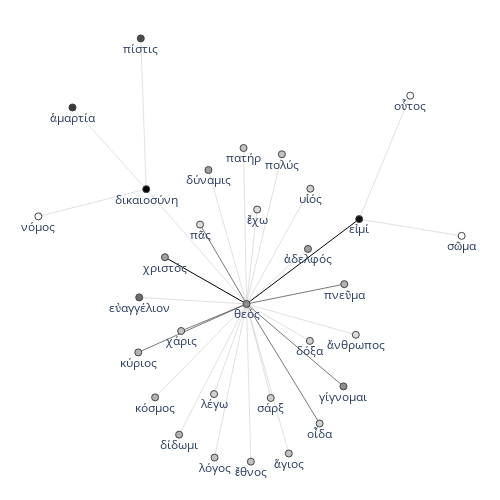

This figure's notebook cell:
### Code cell
configure_plotly_browser_state()
ego_network = construct_ego_network(network_sentences, "δικαιοσύνη", 30, reduced=True)
ego_network.edges.data()
fig = textnet.draw_2d_network(ego_network)
fig.show()

### Figure 1 — Plotly figure (JSON) as saved in the notebook; plotly's stock layout.template omitted (floating-point values rounded to 4 significant figures)
{"data": [{"line": {"color": "#000000", "width": 1}, "mode": "lines", "type": "scatter", "x": [0.5299, 0.01293, null, -0.3616, 0.01293, null], "y": [0.2105, -0.07167, null, 0.08379, -0.07167, null]}, {"line": {"color": "#404040", "width": 0.7}, "mode": "lines", "type": "scatter", "x": [0.4615, 0.01293, null, -0.2004, 0.01293, null, -0.2871, 0.01293, null, -0.4838, 0.01293, null, 0.3485, 0.01293, null, 0.4578, 0.01293, null], "y": [-0.00575, -0.07167, null, 0.1923, -0.07167, null, -0.1617, -0.07167, null, -0.2328, -0.07167, null, -0.4694, -0.07167, null, -0.3458, -0.07167, null]}, {"line": {"color": "#C0C0C0", "width": 0.5}, "mode": "lines", "type": "scatter", "x": [0.3036, 0.01293, null, 0.2949, 0.01293, null, 0.3058, 0.01293, null, -0.4723, -0.4473, null, 0.1754, 0.01293, null, -0.7857, -0.4473, null, -0.000693, 0.01293, null, -0.1618, 0.01293, null, -0.4473, -0.9422, null, -0.4473, 0.01293, null, 0.5299, 0.7642, null, 0.5299, 1, null, 0.06186, 0.01293, null, -0.4794, 0.01293, null, -0.1362, 0.01293, null, 0.1241, 0.01293, null, -0.4064, 0.01293, null, -0.2963, 0.01293, null, -0.1337, 0.01293, null, 0.03285, 0.01293, null, 0.2069, 0.01293, null, 0.01293, 0.5144, null], "y": [-0.1946, -0.07167, null, 0.1114, -0.07167, null, 0.3116, -0.07167, null, 0.8116, 0.3102, null, 0.4262, -0.07167, null, 0.5819, 0.3102, null, 0.447, -0.07167, null, 0.3738, -0.07167, null, 0.3102, 0.2195, null, 0.3102, -0.07167, null, 0.2105, 0.6211, null, 0.2105, 0.1548, null, 0.2424, -0.07167, null, -0.04984, -0.07167, null, -0.3713, -0.07167, null, -0.3844, -0.07167, null, -0.3824, -0.07167, null, -0.5064, -0.07167, null, -0.5827, -0.07167, null, -0.5961, -0.07167, null, -0.5689, -0.07167, null, -0.07167, -0.1743, null]}, {"hoverinfo": "text", "hovertext": ["1", "1", "1", "1", "1", "1", "1", "1", "1", "1", "4", "3", "1", "1", "1", "1", "1", "1", "1", "1", "1", "1", "1", "1", "1", "1", "1", "1", "25", "1", "1"], "marker": {"color": [9, 12, 11, 9, 17, 10, 18, 10, 12, 8, 21, 20, 8, 5, 10, 12, 15, 11, 9, 9, 5, 11, 11, 10, 10, 10, 9, 13, 13, 8, 4], "colorbar": {"thickness": 15, "title": {"side": "right", "text": "degree"}, "xanchor": "left"}, "colorscale": [[0, "rgb(255,255,255)"], [0.125, "rgb(240,240,240)"], [0.25, "rgb(217,217,217)"], [0.375, "rgb(189,189,189)"], [0.5, "rgb(150,150,150)"], [0.625, "rgb(115,115,115)"], [0.75, "rgb(82,82,82)"], [0.875, "rgb(37,37,37)"], [1, "rgb(0,0,0)"]], "line": {"width": 1}, "showscale": false, "size": 7}, "mode": "markers+text", "text": ["δόξα", "ἀδελφός", "πνεῦμα", "υἱός", "πίστις", "πολύς", "ἁμαρτία", "πατήρ", "δύναμις", "πᾶς", "δικαιοσύνη", "εἰμί", "ἔχω", "οὗτος", "χάρις", "χριστός", "εὐαγγέλιον", "κύριος", "λέγω", "σάρξ", "νόμος", "κόσμος", "δίδωμι", "λόγος", "ἔθνος", "ἅγιος", "οἶδα", "γίγνομαι", "θεός", "ἄνθρωπος", "σῶμα"], "textposition": "bottom center", "type": "scatter", "x": [0.3036, 0.2949, 0.4615, 0.3058, -0.4723, 0.1754, -0.7857, -0.000693, -0.1618, -0.2004, -0.4473, 0.5299, 0.06186, 0.7642, -0.2871, -0.3616, -0.4794, -0.4838, -0.1362, 0.1241, -0.9422, -0.4064, -0.2963, -0.1337, 0.03285, 0.2069, 0.3485, 0.4578, 0.01293, 0.5144, 1], "y": [-0.1946, 0.1114, -0.00575, 0.3116, 0.8116, 0.4262, 0.5819, 0.447, 0.3738, 0.1923, 0.3102, 0.2105, 0.2424, 0.6211, -0.1617, 0.08379, -0.04984, -0.2328, -0.3713, -0.3844, 0.2195, -0.3824, -0.5064, -0.5827, -0.5961, -0.5689, -0.4694, -0.3458, -0.07167, -0.1743, 0.1548]}, {"hoverinfo": "text", "marker": {"opacity": 0}, "mode": "markers", "opacity": 0, "text": ["30", "32", "50", "25", "26", "33", "13", "36", "25", "88", "16", "26", "35", "96", "36", "31", "48", "149", "31", "71", "25", "30", "28", "29", "33", "26", "36", "47", "47", "40"], "type": "scatter", "x": [0.1583, 0.1539, 0.2372, 0.1594, -0.4598, 0.09416, -0.6165, 0.006119, -0.07442, -0.09371, -0.6947, -0.2172, 0.647, 0.2714, 0.7649, 0.0374, -0.1371, -0.1743, -0.2332, -0.2355, -0.06163, 0.06851, -0.1967, -0.1417, -0.06038, 0.02289, 0.1099, 0.1807, 0.2353, 0.2637], "y": [-0.1331, 0.01985, -0.03871, 0.12, 0.5609, 0.1773, 0.446, 0.1877, 0.151, 0.06033, 0.2649, 0.1193, 0.4158, 0.0694, 0.1826, 0.08536, -0.1167, 0.006064, -0.06076, -0.1522, -0.2215, -0.228, -0.2271, -0.289, -0.3272, -0.3339, -0.3203, -0.2705, -0.2087, -0.123]}], "layout": {"autosize": false, "height": 500, "hovermode": "closest", "margin": {"b": 10, "l": 10, "r": 10, "t": 10}, "plot_bgcolor": "rgba(0,0,0,0)", "showlegend": false, "title": {"font": {"size": 16}}, "width": 500, "xaxis": {"showgrid": false, "showticklabels": false, "zeroline": false}, "yaxis": {"showgrid": false, "showticklabels": false, "zeroline": false}}}
